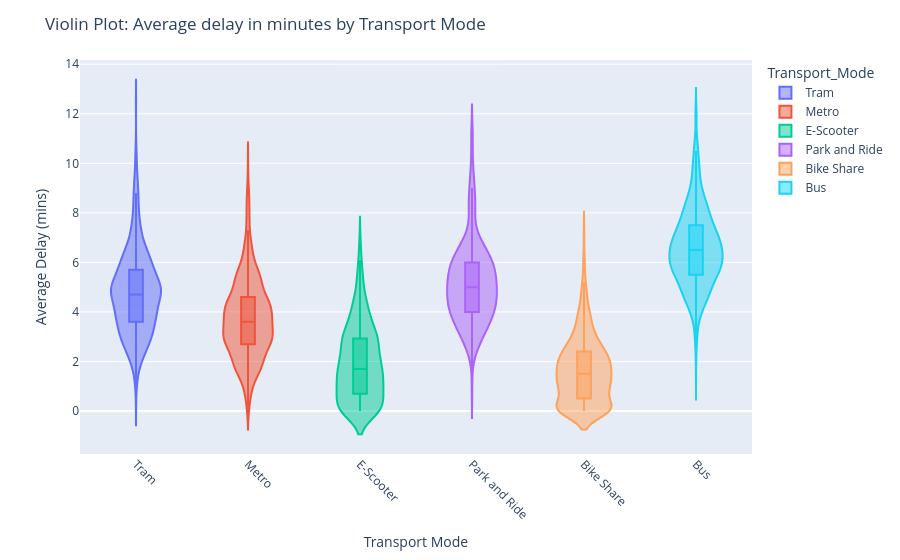

Notebook source saved alongside this figure:
### Markdown cell above
### 4. A distribution-based visualisation, such as a histogram, box plot, or violin plot

### Code cell
# Distribution Plot - Average delay in minutes by Transport Mode
category_col = "Transport_Mode"
value_col = "Average_Delay_Minutes"

fig = px.violin(
    df_cleaned,
    x=category_col,
    y=value_col,
    color=category_col,           
    box=True,                     
    points=False,
)

fig.update_traces(
    meanline_visible=False
)

fig.update_layout(
    title="Violin Plot: Average delay in minutes by Transport Mode",
    xaxis_title="Transport Mode",
    yaxis_title="Average Delay (mins)",
)

fig.update_xaxes(tickangle=45)

fig.show()

### Figure 1 — Plotly figure (JSON) as saved in the notebook; plotly's stock layout.template omitted (floating-point values rounded to 4 significant figures; data arrays with more than 128 entries replaced by an {"elided": "..."} marker saying what was removed)
{"data": [{"alignmentgroup": "True", "box": {"visible": true}, "hovertemplate": "Transport_Mode=%{x}<br>Average_Delay_Minutes=%{y}<extra></extra>", "legendgroup": "Tram", "marker": {"color": "#636efa"}, "meanline": {"visible": false}, "name": "Tram", "offsetgroup": "Tram", "orientation": "v", "points": false, "scalegroup": "True", "showlegend": true, "type": "violin", "x": {"elided": "761 str values"}, "x0": " ", "xaxis": "x", "y": {"elided": "761 float values"}, "y0": " ", "yaxis": "y"}, {"alignmentgroup": "True", "box": {"visible": true}, "hovertemplate": "Transport_Mode=%{x}<br>Average_Delay_Minutes=%{y}<extra></extra>", "legendgroup": "Metro", "marker": {"color": "#EF553B"}, "meanline": {"visible": false}, "name": "Metro", "offsetgroup": "Metro", "orientation": "v", "points": false, "scalegroup": "True", "showlegend": true, "type": "violin", "x": {"elided": "1047 str values"}, "x0": " ", "xaxis": "x", "y": {"elided": "1047 float values"}, "y0": " ", "yaxis": "y"}, {"alignmentgroup": "True", "box": {"visible": true}, "hovertemplate": "Transport_Mode=%{x}<br>Average_Delay_Minutes=%{y}<extra></extra>", "legendgroup": "E-Scooter", "marker": {"color": "#00cc96"}, "meanline": {"visible": false}, "name": "E-Scooter", "offsetgroup": "E-Scooter", "orientation": "v", "points": false, "scalegroup": "True", "showlegend": true, "type": "violin", "x": {"elided": "473 str values"}, "x0": " ", "xaxis": "x", "y": {"elided": "473 float values"}, "y0": " ", "yaxis": "y"}, {"alignmentgroup": "True", "box": {"visible": true}, "hovertemplate": "Transport_Mode=%{x}<br>Average_Delay_Minutes=%{y}<extra></extra>", "legendgroup": "Park and Ride", "marker": {"color": "#ab63fa"}, "meanline": {"visible": false}, "name": "Park and Ride", "offsetgroup": "Park and Ride", "orientation": "v", "points": false, "scalegroup": "True", "showlegend": true, "type": "violin", "x": {"elided": "585 str values"}, "x0": " ", "xaxis": "x", "y": {"elided": "585 float values"}, "y0": " ", "yaxis": "y"}, {"alignmentgroup": "True", "box": {"visible": true}, "hovertemplate": "Transport_Mode=%{x}<br>Average_Delay_Minutes=%{y}<extra></extra>", "legendgroup": "Bike Share", "marker": {"color": "#FFA15A"}, "meanline": {"visible": false}, "name": "Bike Share", "offsetgroup": "Bike Share", "orientation": "v", "points": false, "scalegroup": "True", "showlegend": true, "type": "violin", "x": {"elided": "759 str values"}, "x0": " ", "xaxis": "x", "y": {"elided": "759 float values"}, "y0": " ", "yaxis": "y"}, {"alignmentgroup": "True", "box": {"visible": true}, "hovertemplate": "Transport_Mode=%{x}<br>Average_Delay_Minutes=%{y}<extra></extra>", "legendgroup": "Bus", "marker": {"color": "#19d3f3"}, "meanline": {"visible": false}, "name": "Bus", "offsetgroup": "Bus", "orientation": "v", "points": false, "scalegroup": "True", "showlegend": true, "type": "violin", "x": {"elided": "1375 str values"}, "x0": " ", "xaxis": "x", "y": {"elided": "1375 float values"}, "y0": " ", "yaxis": "y"}], "layout": {"legend": {"title": {"text": "Transport_Mode"}, "tracegroupgap": 0}, "margin": {"t": 60}, "title": {"text": "Violin Plot: Average delay in minutes by Transport Mode"}, "violinmode": "overlay", "xaxis": {"anchor": "y", "categoryarray": ["Tram", "Metro", "E-Scooter", "Park and Ride", "Bike Share", "Bus"], "categoryorder": "array", "domain": [0, 1], "tickangle": 45, "title": {"text": "Transport Mode"}}, "yaxis": {"anchor": "x", "domain": [0, 1], "title": {"text": "Average Delay (mins)"}}}}
